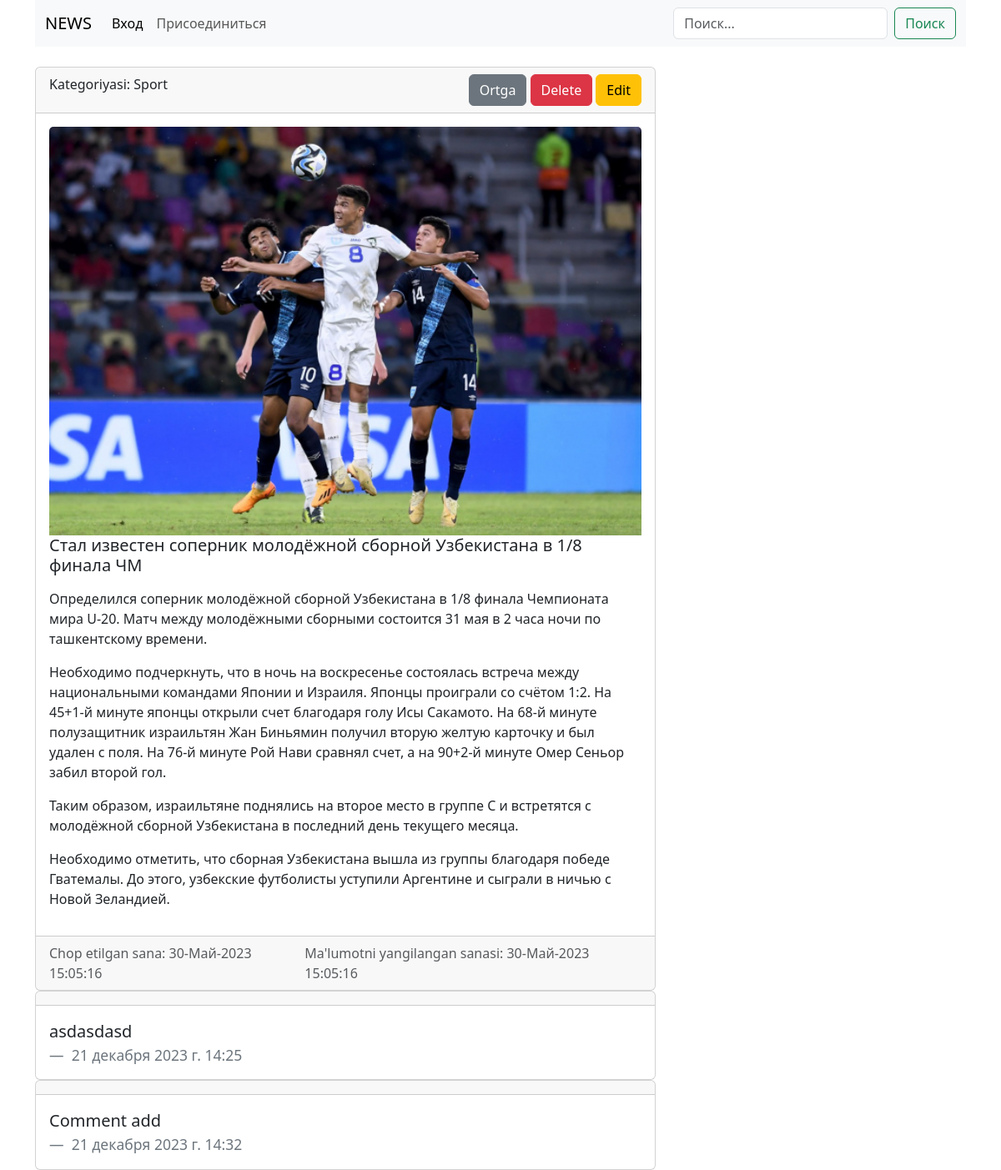
The app's page /article/1/ with its own data.
### blog/models.py (models this page shows, shortened)
class Article(models.Model):
    title = models.CharField(max_length=255, unique=True)
    content = models.TextField()
    photo = models.ImageField(blank=True, null=True, upload_to='photos/')
    created_at = models.DateTimeField(auto_now_add=True)
    updated_at = models.DateTimeField(auto_now=True)
    publish = models.BooleanField(default=True)
    category = models.ForeignKey(Category, on_delete=models.CASCADE)
    def get_photo(self):
        try:
            return self.photo.url
        except:
            return "https://media.istockphoto.com/id/887464786/vector/no-cameras-allowed-sign-flat-icon-in-red-crossed-out-circle-vector.jpg?s=612x612&w=0&k=20&c=LVkPMBiZas8zxBPmhEApCv3UiYjcbYZJsO-CVQjAJeU="
    class Meta:
        verbose_name = 'Статья'
        verbose_name_plural = 'Статьи'

class Category(models.Model):
    title = models.CharField(max_length=255, unique=True)
    class Meta:
        verbose_name = 'Категория'
        verbose_name_plural = 'Категории'

class Comment(models.Model):
    article = models.ForeignKey(Article, on_delete=models.CASCADE)
    user = models.ForeignKey(User, on_delete=models.CASCADE)
    text = models.TextField()
    created_at = models.DateTimeField(auto_now_add=True)

### blog/views.py (the view)
# urls.py: path('article/<int:pk>/', ArticleDetail.as_view(), name='article_detail'),
class ArticleDetail(DetailView):
    model = Article
    template_name = 'blog/article_detail.html'
    context_object_name = 'article'
    def get_queryset(self):
        return Article.objects.filter(pk=self.kwargs['pk'])
    def get_context_data(self, **kwargs):
        context = super().get_context_data()
        article = Article.objects.get(pk=self.kwargs['pk'])
        context['title'] = article.title
        context['comments'] = Comment.objects.filter(article=article)
        context['comment_form'] = CommentForm()
        return context

### blog/forms.py
class CommentForm(forms.ModelForm):
    class Meta:
        model = Comment
        fields = ('text',)
        widgets = {
            'text': forms.TextInput(attrs={
                'class': "form-control"
            })
        }

### blog/templates/blog/article_detail.html (shortened to what this page needs)
{% extends 'base.html' %}
{% block header %}
{% include 'components/_header.html' %}
{% endblock header %}
{% block main %}
<div class="container">
    <div class="d-flex justify-content-between">
        <div class="col-8">
            <div class="card">
                <div class="card-header d-flex justify-content-between">
                    <div>
                        Kategoriyasi: {{ article.category.title }}
                    </div>
                    <div>
                        <a href="#" class="btn btn-secondary">Ortga</a>
                        <a href="#" class="btn btn-danger">Delete</a>
                        <a href="#" class="btn btn-warning">Edit</a>
                    </div>
                </div>
                <div class="card-body">
                    <img src="{{ article.get_photo }}" class="card-img-top" alt="">
                    <h5 class="card-title">{{ article.title }}</h5>
                    <p class="card-text">{{ article.content|linebreaks }}</p>
                </div>
                <div class="card-footer text-muted d-flex justify-content-between">
                    <div>
                        Chop etilgan sana: {{ article.created_at|date:'d-M-Y H:m:s' }}
                    </div>
                    <div>
                        Ma'lumotni yangilangan sanasi: {{ article.updated_at|date:'d-M-Y H:m:s' }}
                    </div>
                </div>
            </div>
            {% for comment in comments %}
            <div class="card">
                <div class="card-header">
                </div>
                <div class="card-body">
                    <blockquote class="blockquote mb-0">
                        <p>{{ comment.text }}</p>
                        <footer class="blockquote-footer">
                            {{ comment.created_at }}
                        </footer>
                    </blockquote>
                </div>
            </div>
            {% endfor %}
        </div>
    </div>
</div>
{% endblock main %}

### templates/base.html (shortened to what this page needs)
<!doctype html>
<html lang="en">
<head>
    <link href="https://cdn.jsdelivr.net/npm/bootstrap@5.3.0-alpha3/dist/css/bootstrap.min.css" rel="stylesheet"
>
</head>
<body>
{% block header %}
{% endblock header %}
<br>
<main>
    {% block main %}
    {% endblock main %}
</main>
</body>
</html>

### templates/components/_header.html (shortened to what this page needs)
<header>
    <div class="container">
        <nav class="navbar navbar-expand-lg bg-body-tertiary">
            <div class="container-fluid">
                <a class="navbar-brand" href="{% url 'index' %}">NEWS</a>
                <div class="collapse navbar-collapse" id="navbarSupportedContent">
                    <ul class="navbar-nav me-auto mb-2 mb-lg-0">
                        {% if request.user.is_authenticated %}
                        <li class="nav-item dropdown">
                            <a class="nav-link dropdown-toggle" href="#" role="button" data-bs-toggle="dropdown"
                                aria-expanded="false">
                                Привет, Пользователь!
                            </a>
                            <ul class="dropdown-menu">
                                <li><a class="dropdown-item" href="{% url 'profile' %}">Профиль</a></li>
                                <li><a class="dropdown-item" href="{% url 'add_article' %}">Добавить статью</a></li>
                                <li>
                                    <hr class="dropdown-divider">
                                </li>
                                <li><a class="dropdown-item" href="{% url 'logout' %}">Выход</a></li>
                            </ul>
                        </li>
                        {% else %}
                        <li class="nav-item">
                            <a class="nav-link active" aria-current="page" href="{% url 'login' %}">Вход</a>
                        </li>
                        <li class="nav-item">
                            <a class="nav-link" href="{% url 'register' %}">Присоединиться</a>
                        </li>
                        {% endif %}
                    </ul>
                    <form class="d-flex" role="search">
                        <input class="form-control me-2" type="search" placeholder="Поиск..." aria-label="Поиск">
                        <button class="btn btn-outline-success" type="submit">Поиск</button>
                    </form>
                </div>
            </div>
        </nav>
    </div>
</header>

### records on screen
Article: category "Sport", get_photo (picture), title "Стал известен соперник молодёжной сборной Узбекистана в 1/8 финала ЧМ", content "Определился соперник молодёжной сборной Узбекистана в 1/8 финала Чемпионата мира U-20. Матч между молодёжными сборными состоится 31 мая в 2 часа ночи по ташкентскому времени. Необходимо подчеркнуть, что в ночь на воскресенье состоялась встреча между национальными командами Японии и Израиля. Японцы проиграли со счётом 1:2. На 45+1-й минуте японцы открыли счет благодаря голу Исы Сакамото. На 68-й минуте полузащитник израильтян Жан Биньямин получил вторую желтую карточку и был удален с поля. На 76-й минуте Рой Нави сравнял счет, а на 90+2-й минуте Омер Сеньор забил второй гол. Таким образом, израильтяне поднялись на второе место в группе С и встретятся с молодёжной сборной Узбекистана в…", created_at "30-Май-2023 15:05:16", updated_at "30-Май-2023 15:05:16"
Comment: text "asdasdasd", created_at "21 декабря 2023 г. 14:25"
Comment: text "Comment add", created_at "21 декабря 2023 г. 14:32"
